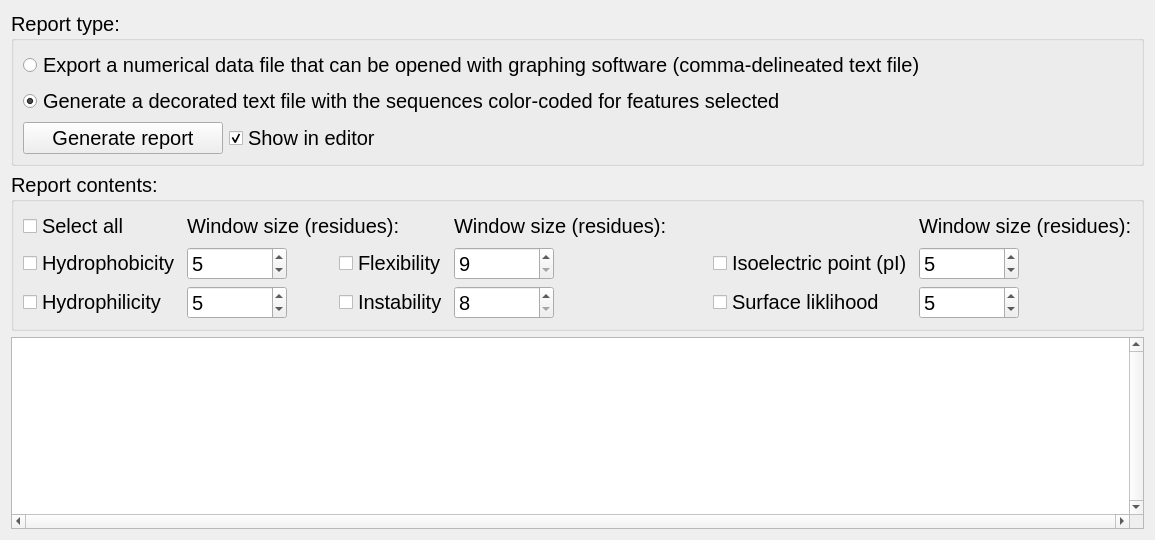
      <widget class="QWidget" name="tabProtein">
       <attribute name="title">
        <string>Protein</string>
       </attribute>
       <layout class="QGridLayout" name="gridLayout_21">
        <item row="0" column="0">
         <widget class="QGroupBox" name="groupBox_4">
          <property name="minimumSize">
           <size>
            <width>0</width>
            <height>120</height>
           </size>
          </property>
          <property name="font">
           <font>
            <pointsize>15</pointsize>
           </font>
          </property>
          <property name="title">
           <string>Report type:</string>
          </property>
          <layout class="QGridLayout" name="gridLayout_19">
           <item row="0" column="0" colspan="2">
            <widget class="QRadioButton" name="rdoCommaSep">
             <property name="font">
              <font>
               <pointsize>15</pointsize>
              </font>
             </property>
             <property name="text">
              <string>Export a numerical data file that can be opened with graphing software (comma-delineated text file)</string>
             </property>
            </widget>
           </item>
           <item row="1" column="0" colspan="2">
            <widget class="QRadioButton" name="rdoText">
             <property name="font">
              <font>
               <pointsize>15</pointsize>
              </font>
             </property>
             <property name="text">
              <string>Generate a decorated text file with the sequences color-coded for features selected</string>
             </property>
             <property name="checked">
              <bool>true</bool>
             </property>
            </widget>
           </item>
           <item row="2" column="0">
            <widget class="QPushButton" name="btnGenerateReport">
             <property name="maximumSize">
              <size>
               <width>200</width>
               <height>16777215</height>
              </size>
             </property>
             <property name="text">
              <string>Generate report</string>
             </property>
            </widget>
           </item>
           <item row="2" column="1">
            <widget class="QCheckBox" name="chkShowInEditor">
             <property name="text">
              <string>Show in editor</string>
             </property>
             <property name="checked">
              <bool>true</bool>
             </property>
            </widget>
           </item>
          </layout>
         </widget>
        </item>
        <item row="1" column="0">
         <widget class="QGroupBox" name="groupBox_5">
          <property name="minimumSize">
           <size>
            <width>0</width>
            <height>120</height>
           </size>
          </property>
          <property name="font">
           <font>
            <pointsize>15</pointsize>
           </font>
          </property>
          <property name="title">
           <string>Report contents:</string>
          </property>
          <layout class="QGridLayout" name="gridLayout_20">
           <item row="2" column="7">
            <widget class="QSpinBox" name="spnSurface">
             <property name="minimumSize">
              <size>
               <width>100</width>
               <height>0</height>
              </size>
             </property>
             <property name="maximumSize">
              <size>
               <width>100</width>
               <height>16777215</height>
              </size>
             </property>
             <property name="minimum">
              <number>2</number>
             </property>
             <property name="maximum">
              <number>20</number>
             </property>
             <property name="value">
              <number>5</number>
             </property>
            </widget>
           </item>
           <item row="2" column="1">
            <widget class="QSpinBox" name="spnHydrophilicity">
             <property name="minimumSize">
              <size>
               <width>100</width>
               <height>0</height>
              </size>
             </property>
             <property name="maximumSize">
              <size>
               <width>100</width>
               <height>16777215</height>
              </size>
             </property>
             <property name="minimum">
              <number>2</number>
             </property>
             <property name="maximum">
              <number>20</number>
             </property>
             <property name="value">
              <number>5</number>
             </property>
            </widget>
           </item>
           <item row="2" column="0">
            <widget class="QCheckBox" name="chkHydrophilicity">
             <property name="text">
              <string>Hydrophilicity</string>
             </property>
            </widget>
           </item>
           <item row="1" column="7">
            <widget class="QSpinBox" name="spnpI">
             <property name="minimumSize">
              <size>
               <width>100</width>
               <height>0</height>
              </size>
             </property>
             <property name="maximumSize">
              <size>
               <width>100</width>
               <height>16777215</height>
              </size>
             </property>
             <property name="minimum">
              <number>2</number>
             </property>
             <property name="maximum">
              <number>20</number>
             </property>
             <property name="value">
              <number>5</number>
             </property>
            </widget>
           </item>
           <item row="1" column="6">
            <widget class="QCheckBox" name="chkpI">
             <property name="text">
              <string>Isoelectric point (pI)</string>
             </property>
            </widget>
           </item>
           <item row="1" column="4">
            <widget class="QSpinBox" name="spnFlexibility">
             <property name="minimumSize">
              <size>
               <width>100</width>
               <height>0</height>
              </size>
             </property>
             <property name="maximumSize">
              <size>
               <width>100</width>
               <height>16777215</height>
              </size>
             </property>
             <property name="minimum">
              <number>9</number>
             </property>
             <property name="maximum">
              <number>20</number>
             </property>
             <property name="value">
              <number>9</number>
             </property>
            </widget>
           </item>
           <item row="1" column="2">
            <spacer name="horizontalSpacer_7">
             <property name="orientation">
              <enum>Qt::Horizontal</enum>
             </property>
             <property name="sizeHint" stdset="0">
              <size>
               <width>40</width>
               <height>20</height>
              </size>
             </property>
            </spacer>
           </item>
           <item row="2" column="3">
            <widget class="QCheckBox" name="chkInstability">
             <property name="text">
              <string>Instability</string>
             </property>
            </widget>
           </item>
           <item row="2" column="6">
            <widget class="QCheckBox" name="chkSurface">
             <property name="text">
              <string>Surface liklihood</string>
             </property>
            </widget>
           </item>
           <item row="2" column="4">
            <widget class="QSpinBox" name="spnInstability">
             <property name="minimumSize">
              <size>
               <width>100</width>
               <height>0</height>
              </size>
             </property>
             <property name="maximumSize">
              <size>
               <width>100</width>
               <height>16777215</height>
              </size>
             </property>
             <property name="minimum">
              <number>8</number>
             </property>
             <property name="maximum">
              <number>99</number>
             </property>
             <property name="value">
              <number>8</number>
             </property>
            </widget>
           </item>
           <item row="1" column="1">
            <widget class="QSpinBox" name="spnHydrophobicity">
             <property name="minimumSize">
              <size>
               <width>100</width>
               <height>0</height>
              </size>
             </property>
             <property name="maximumSize">
              <size>
               <width>100</width>
               <height>16777215</height>
              </size>
             </property>
             <property name="minimum">
              <number>2</number>
             </property>
             <property name="maximum">
              <number>20</number>
             </property>
             <property name="value">
              <number>5</number>
             </property>
            </widget>
           </item>
           <item row="0" column="1" colspan="3">
            <widget class="QLabel" name="label_10">
             <property name="text">
              <string>Window size (residues):</string>
             </property>
            </widget>
           </item>
           <item row="1" column="0">
            <widget class="QCheckBox" name="chkHydrophobicity">
             <property name="text">
              <string>Hydrophobicity</string>
             </property>
            </widget>
           </item>
           <item row="1" column="3">
            <widget class="QCheckBox" name="chkFlexibility">
             <property name="text">
              <string>Flexibility</string>
             </property>
            </widget>
           </item>
           <item row="0" column="0">
            <widget class="QCheckBox" name="chkSelectAllProt">
             <property name="text">
              <string>Select all</string>
             </property>
            </widget>
           </item>
           <item row="0" column="7">
            <widget class="QLabel" name="label_14">
             <property name="text">
              <string>Window size (residues):</string>
             </property>
            </widget>
           </item>
           <item row="2" column="5">
            <spacer name="horizontalSpacer_8">
             <property name="orientation">
              <enum>Qt::Horizontal</enum>
             </property>
             <property name="sizeHint" stdset="0">
              <size>
               <width>40</width>
               <height>20</height>
              </size>
             </property>
            </spacer>
           </item>
           <item row="0" column="4">
            <widget class="QLabel" name="label_15">
             <property name="text">
              <string>Window size (residues):</string>
             </property>
            </widget>
           </item>
          </layout>
         </widget>
        </item>
        <item row="2" column="0">
         <widget class="QTextEdit" name="txtProtein">
          <property name="font">
           <font>
            <family>Courier New</family>
            <pointsize>10</pointsize>
           </font>
          </property>
          <property name="verticalScrollBarPolicy">
           <enum>Qt::ScrollBarAlwaysOn</enum>
          </property>
          <property name="horizontalScrollBarPolicy">
           <enum>Qt::ScrollBarAlwaysOn</enum>
          </property>
          <property name="sizeAdjustPolicy">
           <enum>QAbstractScrollArea::AdjustIgnored</enum>
          </property>
          <property name="lineWrapMode">
           <enum>QTextEdit::NoWrap</enum>
          </property>
         </widget>
        </item>
       </layout>
      </widget>
